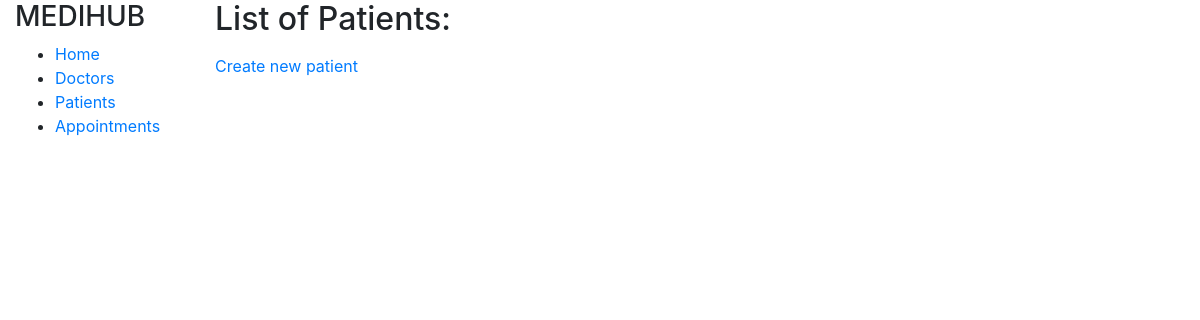
Page /hospital/patients/ on the earlier database version.
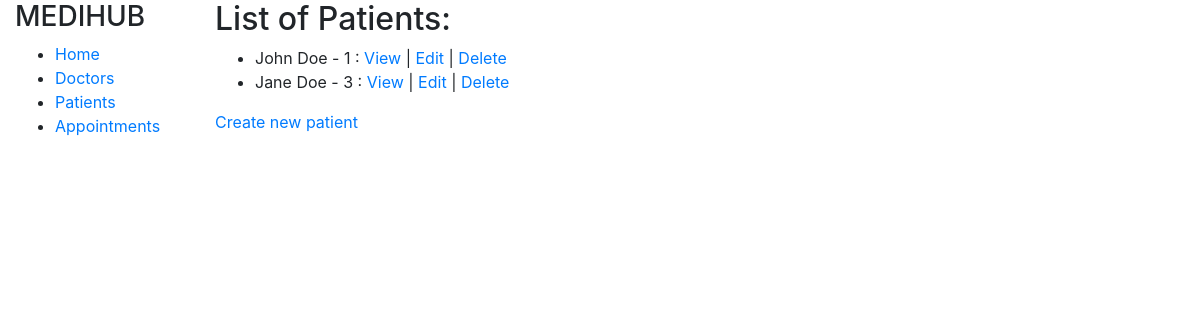
Same page on the later database version.
### hospital/models.py (models this page shows)
class Patient(models.Model):
    GENDER_CHOICES = [
        ('M', 'Male'),
        ('F', 'Female'),
        ('X', 'Other'),
    ]
    user = models.OneToOneField(User, on_delete=models.CASCADE, null=True, blank=True)
    first_name = models.CharField(max_length=50, null=True, blank=True)
    last_name = models.CharField(max_length=50, null=True, blank=True)
    gender = models.CharField(max_length=1, choices=GENDER_CHOICES, null=True, blank=True)
    dob = models.DateField(null=True, blank=True)
    phone = models.CharField(max_length=10, null=True, blank=True)
    address = models.TextField(max_length=400, null=True, blank=True)
    email = models.CharField(max_length=100, null=True, blank=True)
    def __str__(self):
        return f'{self.first_name} {self.last_name} - {self.id}'

### hospital/views.py (the view)
# urls.py: path('patients/', views.patientListView, name='patient-list'),
def patientListView(request):
    patientList = Patient.objects.all()
    context = {
        'list_of_patients': patientList,
    }
    return render(request, 'hospital/patient_list.html', context)

### hospital/templates/hospital/patient_list.html
{% extends 'hospital/base.html' %}
{% block content %}
<h2>List of Patients:</h2>
<ul>
    {% for patient in list_of_patients %}
    <li>{{patient}} :
        <a href="{% url 'patient-detail' patient.id %}">View</a> |
        <a href="{% url 'edit-patient' patient.id %}">Edit</a> |
        <a href="{% url 'delete-patient' patient.id %}">Delete</a>
    </li>
    {% endfor %}
</ul>
<p><a href="{% url 'create-patient' %}">Create new patient</a></p>
{% endblock %}

### hospital/templates/hospital/base.html (shortened to what this page needs)
<!DOCTYPE html>
<html lang="en">
<head>
    <link rel="stylesheet" href="https://maxcdn.bootstrapcdn.com/bootstrap/4.0.0/css/bootstrap.min.css">
</head>
<body>
    <div class="container-fluid">
        <div class="row">
          <div class="col-sm-2">
              <h3>MEDIHUB</h3>
            <ul class="sidebar-nav">
                <li><a href="{% url 'index' %}">Home</a></li>
                <li><a href="{% url 'doctor-list' %}">Doctors</a></li>
                <li><a href="{% url 'patient-list' %}">Patients</a></li>
                <li><a href="{% url 'appointment-list' %}">Appointments</a></li>
            </ul>
          </div>
          <div class="col-sm-10 ">
              {% block content %}
              {% endblock %}
          </div>
        </div>
      </div>
</body>
</html>

Differences in the rows shown:
added Patient: first_name+last_name+id "John Doe - 1"
added Patient: first_name+last_name+id "Jane Doe - 3"
